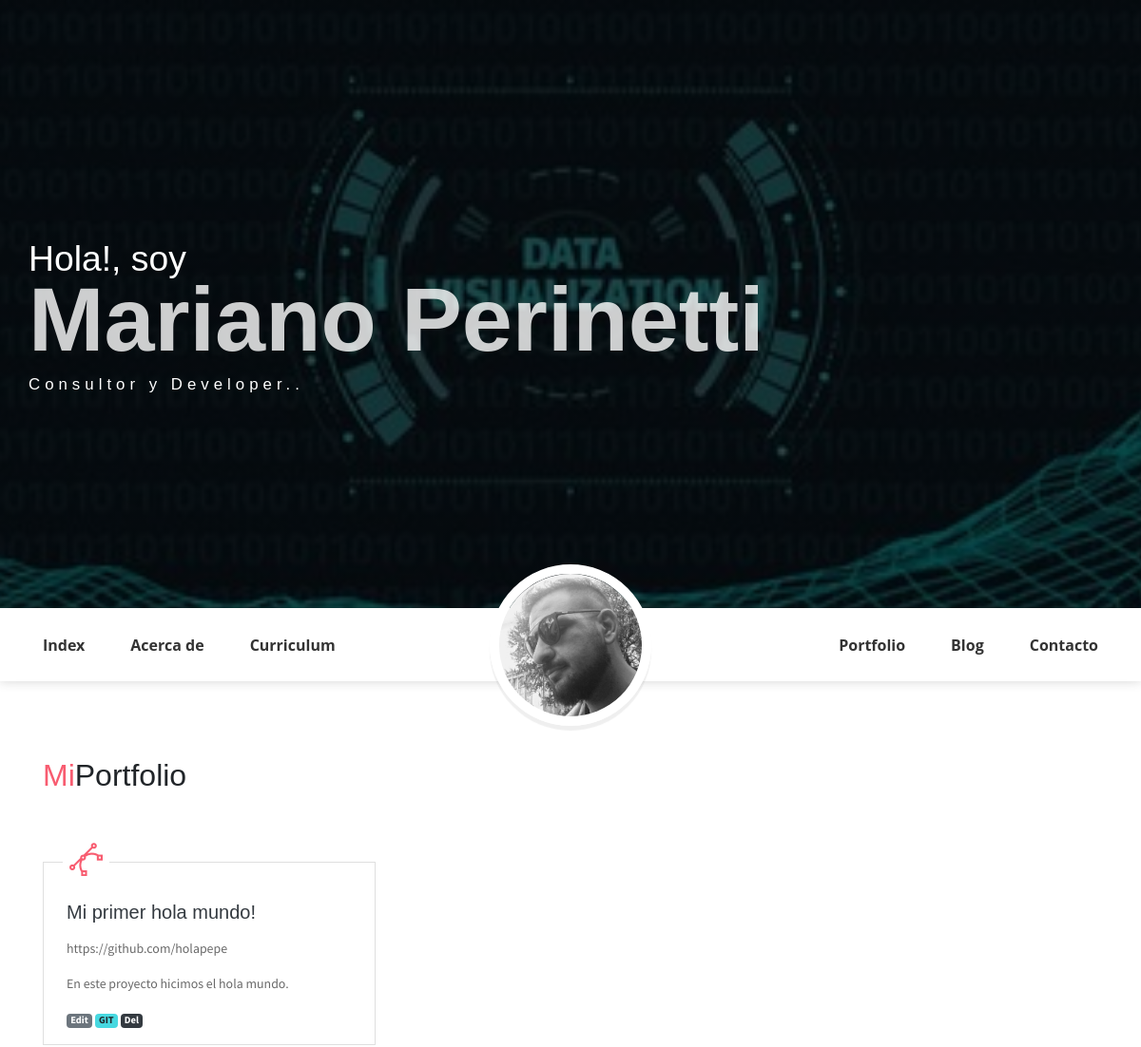
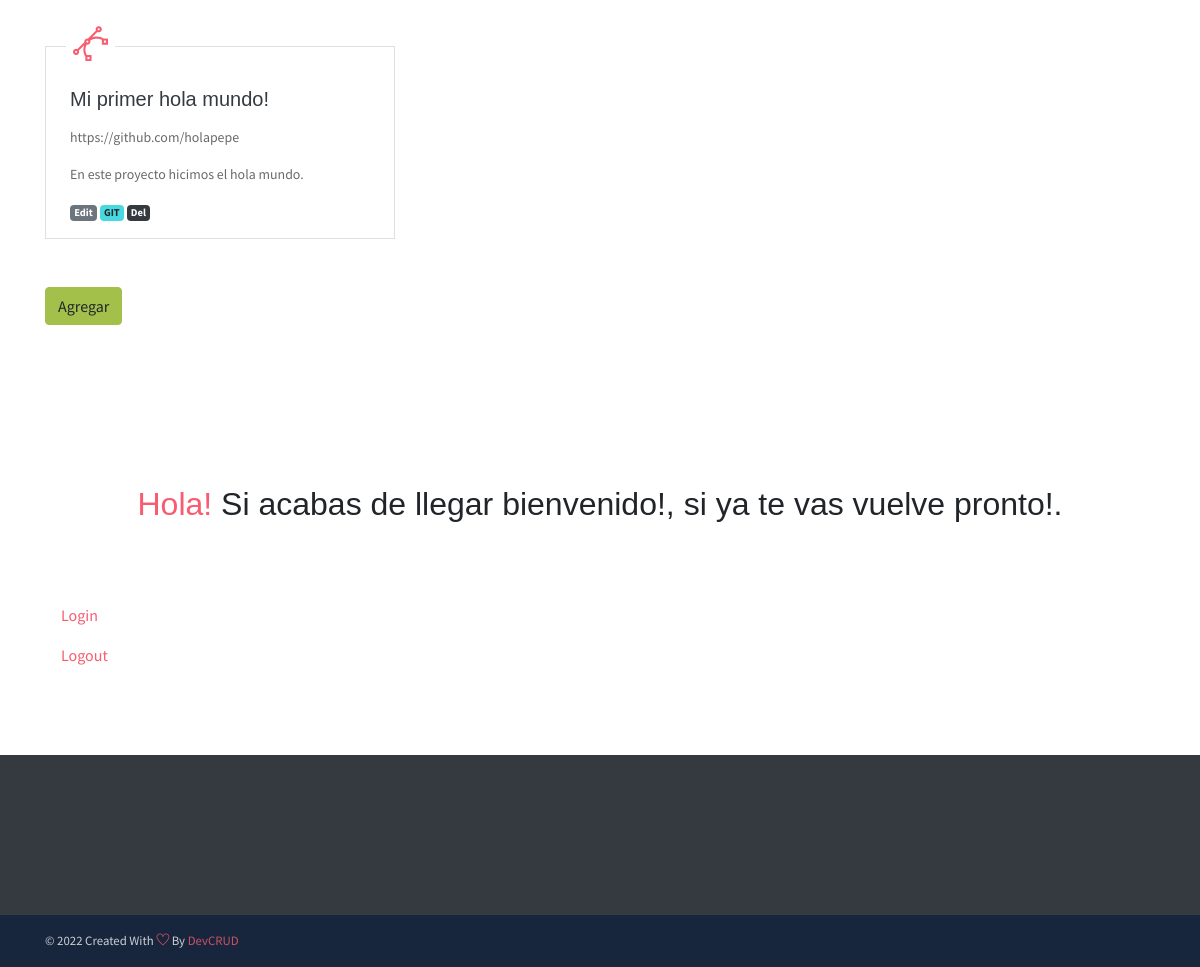
The app's page /portfolio/list (signed in) with its own data (2 pictures, top to bottom).
### miblogApp/models.py (models this page shows)
class Portfolio(models.Model):
    titulo_portfolio=models.CharField(max_length=100)
    giturl= models.URLField( max_length=200)
    texto_portfolio=models.CharField(max_length=200)

### miblogApp/views.py (the view)
# urls.py: path('portfolio/list', ListarPortfolio.as_view(), name="portfolio"),
class ListarPortfolio(LoginRequiredMixin, ListView):
    login_url = '/login/'
    redirect_field_name = 'redirect_to'
    model = Portfolio
    template_name = "portfolio_list.html"

### miblogApp/templates/portfolio_list.html
{% extends "index.html" %}
{% load static %}
{% block content %}
 <section class="section" id="service">
    <div class="container">
        <h2 class="mb-5 pb-4"><span class="text-danger">Mi</span>Portfolio</h2>
        {% for portfolio in object_list %}
        <div class="row">
            <div class="col-md-4 col-sm-6">
                <div class="card mb-5">
                   <div class="card-header has-icon">
                        <i class="ti-vector text-danger" aria-hidden="true"></i>
                    </div>
                    <div class="card-body px-4 py-3">
                        <h5 class="mb-3 card-title text-dark">{{portfolio.titulo_portfolio}}</h5>
                        <P class="subtitle">{{portfolio.giturl}}</P>
                        <P class="subtitle">{{portfolio.texto_portfolio}}</P>
                        <a href="{% url 'editarportfolio' portfolio.id %}" class="badge badge-secondary">Edit</a>
                        <a href="{{portfolio.giturl}}" class="badge badge-info">GIT</a>
                        <a href="{% url 'borrarportfolio' portfolio.id %}" class="badge badge-dark">Del</a>
                    </div>
                </div>
            </div>
        </div>
        {% endfor %}
        <a class="btn btn-success" href="{% url 'crearportfolio' %}" role="button">Agregar</a>
    </div>
</section>
{% endblock %}

### records on screen
Portfolio: titulo_portfolio "Mi primer hola mundo!", giturl "https://github.com/holapepe", texto_portfolio "En este proyecto hicimos el hola mundo."
Portfolio: titulo_portfolio "Mi primer hola mundo!", giturl "https://github.com/holapepe", texto_portfolio "En este proyecto hicimos el hola mundo."
